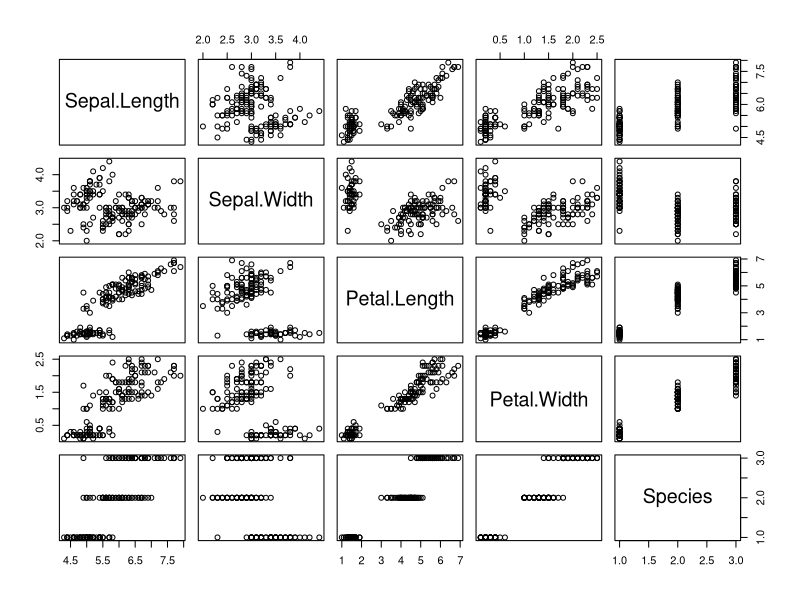
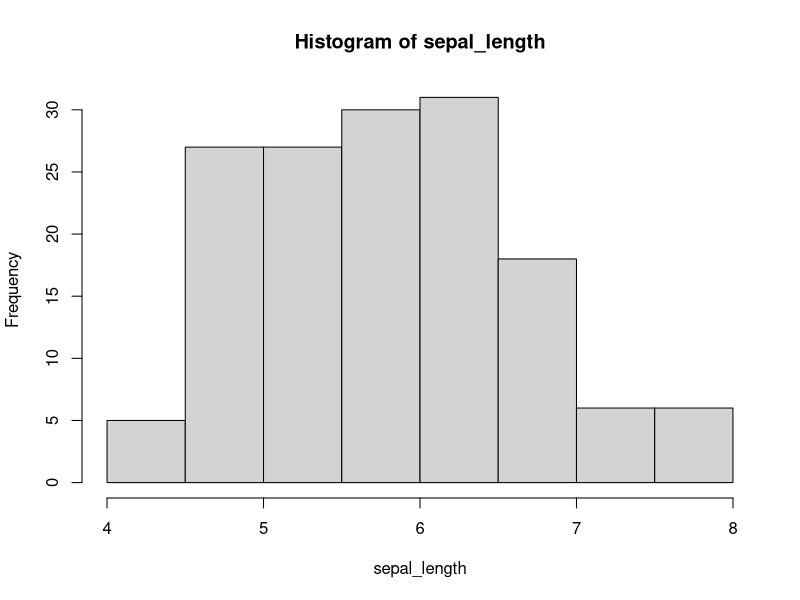
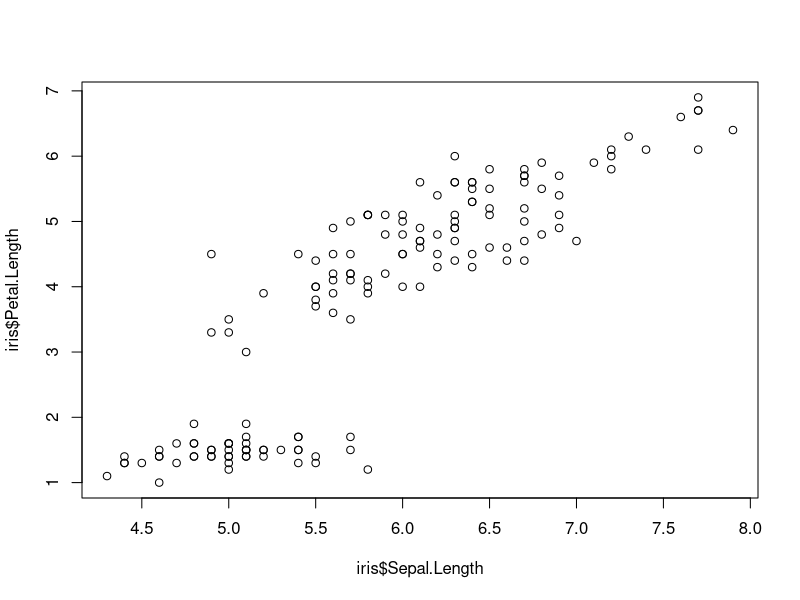
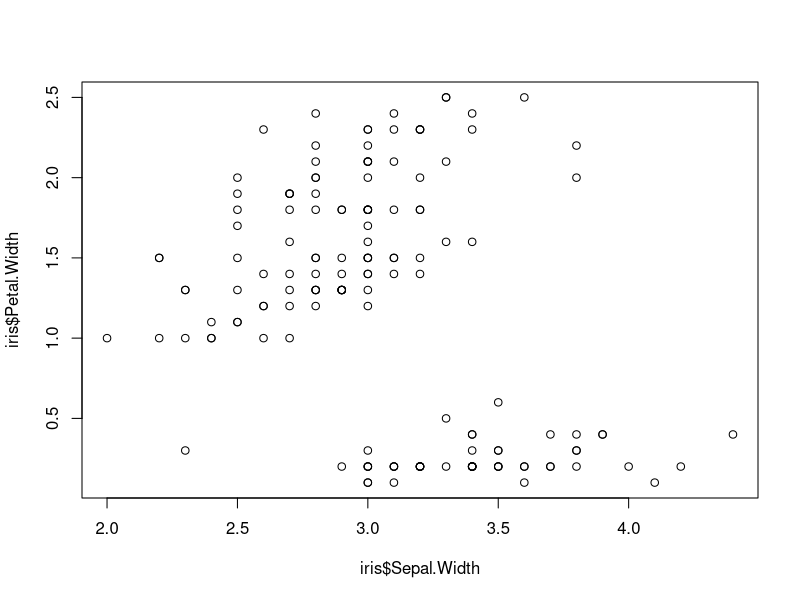
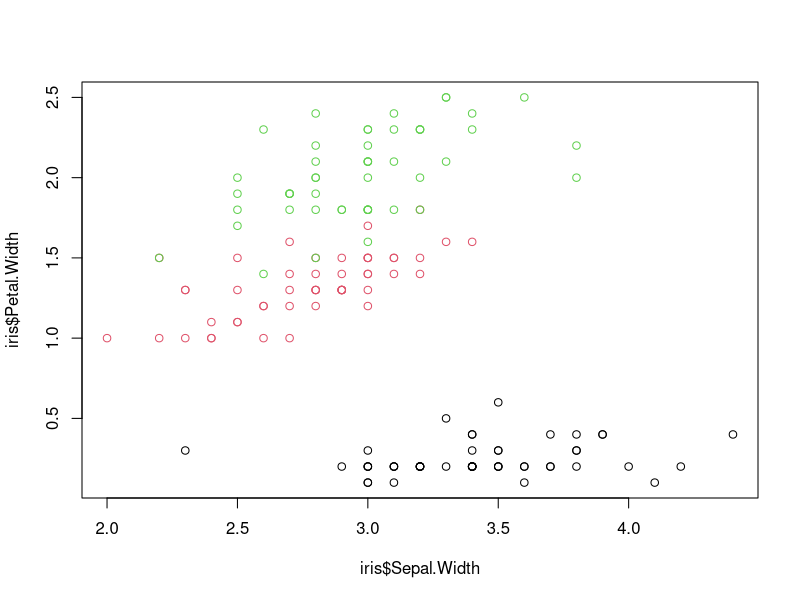

Reproduce these figures in R, in order.
#Iris Data Set

datasets::iris #importing iris dataset which is in-built in CRAN

data(iris) #loading the DataSet

?iris #using this "?" before a dataset, gives you details about the DataSet

head(iris) #First Five Rows of the Data

tail(iris) #Last Five Rows of the Data

dim(iris) #Dimensions of the DataFrame

names(iris) #Names of columns

str(iris) #Structure of the Data

attributes(iris) #Attributes of the Data

is.na(iris) #checkig missing data

summary(iris) #Descriptive statistical Summary of Data

iris[1:5,] #Indexing First 5 rows of the Data

iris[,1:4] #Indexing First 5 columns of the Data

#If you want to explore the first 10 rows of a particular column,
# in this case, Sepal length

iris[1:10,"Sepal.Length"]

#Basic Visualization with R , Using Plot

plot(iris)

#Histogram with hist() function
sepal_length <- iris$Sepal.Length #Assigning Variable

hist(sepal_length) #Used Hist Function

plot(iris$Sepal.Length,iris$Petal.Length)

plot(iris$Sepal.Width,iris$Petal.Width)

plot(iris$Sepal.Width,iris$Petal.Width,col=iris$Species)


